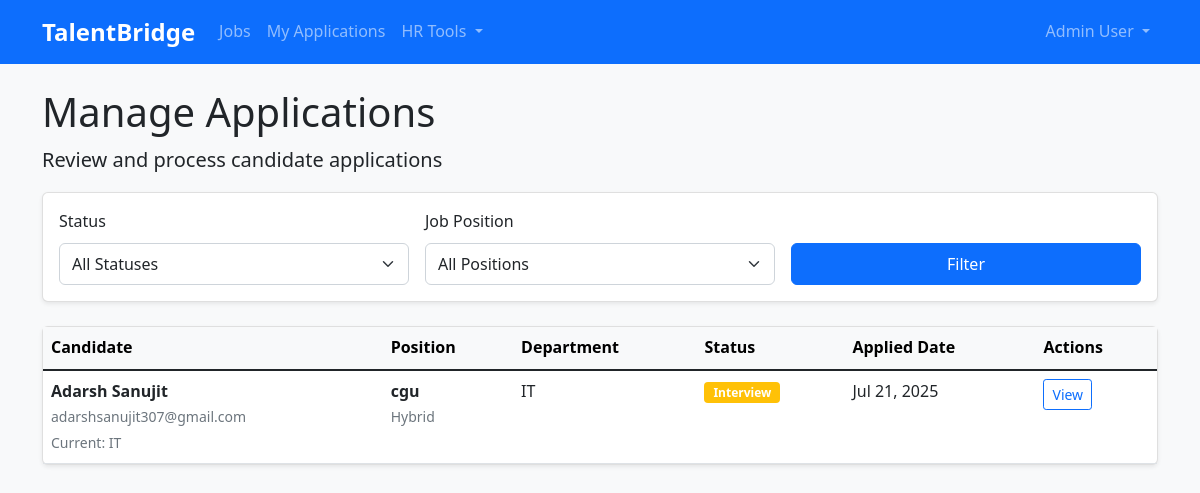
The page /applications/manage (signed in) on the database its author committed.
### app/models.py (models this page shows, shortened)
class User(UserMixin, db.Model):
    id = db.Column(db.Integer, primary_key=True)
    username = db.Column(db.String(80), unique=True, nullable=False)
    email = db.Column(db.String(120), unique=True, nullable=False)
    password = db.Column(db.String(120), nullable=False)
    role = db.Column(db.String(20), nullable=False, default='employee')
    first_name = db.Column(db.String(50), nullable=False)
    last_name = db.Column(db.String(50), nullable=False)
    department = db.Column(db.String(100))
    location = db.Column(db.String(100))
    skills = db.Column(db.Text)
    phone = db.Column(db.String(20))
    resume_filename = db.Column(db.String(200))
    created_at = db.Column(db.DateTime, default=datetime.utcnow)
    applications = db.relationship('Application', backref='applicant', lazy=True)
    posted_jobs = db.relationship('Job', backref='posted_by_user', lazy=True)
    def get_full_name(self):
        return f"{self.first_name} {self.last_name}"

class Application(db.Model):
    id = db.Column(db.Integer, primary_key=True)
    job_id = db.Column(db.Integer, db.ForeignKey('job.id'), nullable=False)
    user_id = db.Column(db.Integer, db.ForeignKey('user.id'), nullable=False)
    cover_letter = db.Column(db.Text)
    resume_filename = db.Column(db.String(200))
    status = db.Column(db.String(20), default='submitted')
    applied_at = db.Column(db.DateTime, default=datetime.utcnow)
    updated_at = db.Column(db.DateTime, default=datetime.utcnow, onupdate=datetime.utcnow)
    hr_notes = db.Column(db.Text)
    interviews = db.relationship('Interview', backref='application', lazy=True, cascade='all, delete-orphan')

class Job(db.Model):
    id = db.Column(db.Integer, primary_key=True)
    title = db.Column(db.String(200), nullable=False)
    department = db.Column(db.String(100), nullable=False)
    location = db.Column(db.String(100), nullable=False)
    description = db.Column(db.Text, nullable=False)
    requirements = db.Column(db.Text)
    skills_required = db.Column(db.Text)
    salary_range = db.Column(db.String(100))
    job_type = db.Column(db.String(50), default='Full-time')
    status = db.Column(db.String(20), default='active')
    deadline = db.Column(db.DateTime)
    posted_by = db.Column(db.Integer, db.ForeignKey('user.id'), nullable=False)
    created_at = db.Column(db.DateTime, default=datetime.utcnow)
    updated_at = db.Column(db.DateTime, default=datetime.utcnow, onupdate=datetime.utcnow)
    applications = db.relationship('Application', backref='job', lazy=True, cascade='all, delete-orphan')

### app/routes/applications.py (the view)
@applications_bp.route('/manage')
@login_required
def manage_applications():
    if current_user.role not in ['hr', 'manager']:
        flash('Access denied', 'danger')
        return redirect(url_for('jobs.employee_dashboard'))
    page = request.args.get('page', 1, type=int)
    status_filter = request.args.get('status', '')
    job_filter = request.args.get('job_id', type=int)
    query = Application.query
    if status_filter:
        query = query.filter_by(status=status_filter)
    if job_filter:
        query = query.filter_by(job_id=job_filter)
    applications = query.order_by(Application.applied_at.desc())\
                       .paginate(page=page, per_page=20, error_out=False)
    jobs = Job.query.order_by(Job.title).all()
    return render_template('applications/manage_applications.html',
                         applications=applications, jobs=jobs,
                         current_filters={'status': status_filter, 'job_id': job_filter})

### app/templates/applications/manage_applications.html (shortened to what this page needs)
{% extends "base.html" %}
{% block content %}
<div class="row">
    <div class="col-12">
        <h1>Manage Applications</h1>
        <p class="lead">Review and process candidate applications</p>
    </div>
</div>
<div class="row mb-4">
    <div class="col-12">
        <div class="card">
            <div class="card-body">
                <form method="GET" class="row g-3">
                    <div class="col-md-4">
                        <label for="status" class="form-label">Status</label>
                        <select class="form-select" id="status" name="status">
                            <option value="">All Statuses</option>
                        </select>
                    </div>
                    <div class="col-md-4">
                        <label for="job_id" class="form-label">Job Position</label>
                        <select class="form-select" id="job_id" name="job_id">
                            <option value="">All Positions</option>
                        </select>
                    </div>
                    <div class="col-md-4 d-flex align-items-end">
                        <button type="submit" class="btn btn-primary w-100">Filter</button>
                    </div>
                </form>
            </div>
        </div>
    </div>
</div>
<div class="row">
    <div class="col-12">
        {% if applications.items %}
        <div class="card">
            <div class="card-body p-0">
                <div class="table-responsive">
                    <table class="table table-hover mb-0">
                        <thead class="table-light">
                            <tr>
                                <th>Candidate</th>
                                <th>Position</th>
                                <th>Department</th>
                                <th>Status</th>
                                <th>Applied Date</th>
                                <th>Actions</th>
                            </tr>
                        </thead>
                        <tbody>
                            {% for application in applications.items %}
                            <tr>
                                <td>
                                    <div>
                                        <strong>{{ application.applicant.get_full_name() }}</strong><br>
                                        <small class="text-muted">{{ application.applicant.email }}</small><br>
                                        {% if application.applicant.department %}
                                        <small class="text-muted">Current: {{ application.applicant.department }}</small>
                                        {% endif %}
                                    </div>
                                </td>
                                <td>
                                    <strong>{{ application.job.title }}</strong><br>
                                    <small class="text-muted">{{ application.job.location }}</small>
                                </td>
                                <td>{{ application.job.department }}</td>
                                <td>
                                    <span class="badge bg-{% if application.status == 'submitted' %}secondary{% elif application.status == 'screening' %}info{% elif application.status == 'interview' %}warning{% elif application.status == 'offer' %}success{% elif application.status == 'rejected' %}danger{% else %}secondary{% endif %}">
                                        {{ application.status.replace('_', ' ').title() }}
                                    </span>
                                </td>
                                <td>{{ application.applied_at.strftime('%b %d, %Y') }}</td>
                                <td>
                                    <div class="btn-group btn-group-sm" role="group">
                                        <a href="{{ url_for('applications.application_detail', application_id=application.id) }}"
                                           class="btn btn-outline-primary">View</a>
                                    </div>
                                </td>
                            </tr>
                            {% endfor %}
                        </tbody>
                    </table>
                </div>
            </div>
        </div>
        {% else %}
        <div class="alert alert-info" role="alert">
            <h4 class="alert-heading">No Applications Found</h4>
            <p>There are no applications matching your current filters.</p>
        </div>
        {% endif %}
    </div>
</div>
{% endblock %}

### app/templates/base.html (shortened to what this page needs)
<!DOCTYPE html>
<html lang="en">
<head>
    <link href="https://cdn.jsdelivr.net/npm/bootstrap@5.1.3/dist/css/bootstrap.min.css" rel="stylesheet">
    <link href="{{ url_for('static', filename='css/style.css') }}" rel="stylesheet">
</head>
<body>
    <nav class="navbar navbar-expand-lg navbar-dark bg-primary">
        <div class="container">
            <a class="navbar-brand" href="{{ url_for('index') }}">TalentBridge</a>
            {% if current_user.is_authenticated %}
            <div class="collapse navbar-collapse" id="navbarNav">
                <ul class="navbar-nav me-auto">
                    <li class="nav-item">
                        <a class="nav-link" href="{{ url_for('jobs.job_list') }}">Jobs</a>
                    </li>
                    <li class="nav-item">
                        <a class="nav-link" href="{{ url_for('applications.my_applications') }}">My Applications</a>
                    </li>
                    {% if current_user.role in ['hr', 'manager'] %}
                    <li class="nav-item dropdown">
                        <a class="nav-link dropdown-toggle" href="#" role="button" data-bs-toggle="dropdown">
                            HR Tools
                        </a>
                    </li>
                    {% endif %}
                </ul>
                <ul class="navbar-nav">
                    <li class="nav-item dropdown">
                        <a class="nav-link dropdown-toggle" href="#" role="button" data-bs-toggle="dropdown">
                            {{ current_user.get_full_name() }}
                        </a>
                    </li>
                </ul>
            </div>
            {% endif %}
        </div>
    </nav>
    <main class="container mt-4">
        {% block content %}{% endblock %}
    </main>
</body>
</html>

### app/static/css/style.css (style rules this page uses)
:root { --primary-color: #0d6efd; --secondary-color: #6c757d; --success-color: #198754; --info-color: #0dcaf0; --warning-color: #ffc107; --danger-color: #dc3545; --light-color: #f8f9fa; --dark-color: #212529; }
body { font-family: 'Segoe UI', Tahoma, Geneva, Verdana, sans-serif; background-color: #f8f9fa; line-height: 1.6; }
.navbar-brand { font-weight: bold; font-size: 1.5rem; }
.card { box-shadow: 0 0.125rem 0.25rem rgba(0, 0, 0, 0.075); border: 1px solid rgba(0, 0, 0, 0.125); border-radius: 0.375rem; }
.badge { font-size: 0.75em; padding: 0.375em 0.75em; }
.btn { font-weight: 500; border-radius: 0.375rem; padding: 0.5rem 1rem; transition: all 0.2s ease-in-out; }
.table th { font-weight: 600; border-top: none; background-color: #f8f9fa; }
.form-control, .form-select { border-radius: 0.375rem; border: 1px solid #ced4da; padding: 0.5rem 0.75rem; transition: border-color 0.15s ease-in-out, box-shadow 0.15s ease-in-out; }

### rows shown on the page
User: get_full_name "Admin User"
Application: applicant.get_full_name "Adarsh Sanujit", applicant.email "adarshsanujit307@gmail.com", applicant.department "IT", job "cgu", job.location "Hybrid", job.department "IT", status.replace "Interview", applied_at "Jul 21, 2025"
